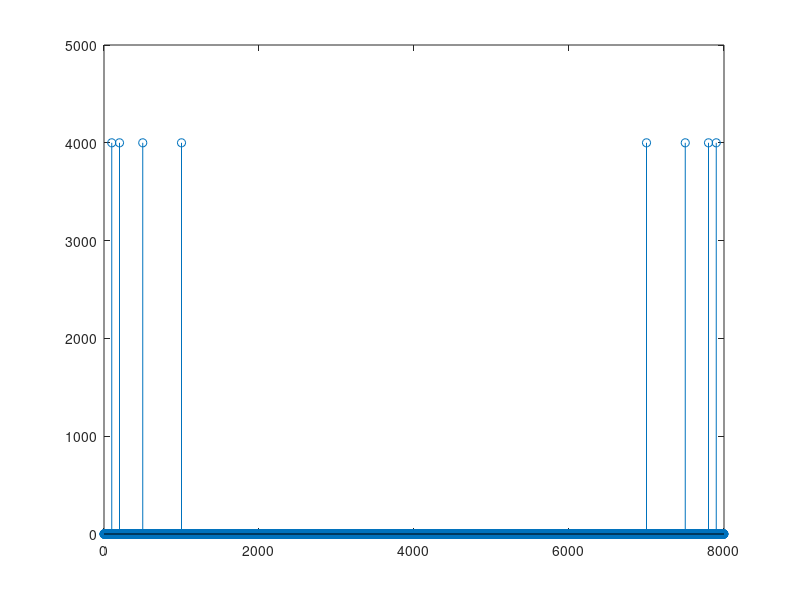

Write MATLAB code to recreate this figure. (Note: this script raises an error after producing the figure.)
t = 0:1/8000:1-1/8000;
x1= cos(2*pi*100*t);
x2= cos(2*pi*200*t);
x3= cos(2*pi*500*t);
x4= cos(2*pi*1000*t);
x = x1 + x2 + x3+x4;
X= fft(x);
stem(0:7999,abs(X))
help hemming

hemming not found.

Use the Help browser search field to search the documentation, or
type "help help" for help command options, such as help for methods.

x5 = [x1 x2 x3 x4];
spectrogram( x5,hamming(256),128,1024,8000)
x5 = [x x1 x2 x3 x4];
spectrogram( x5,hamming(256),128,1024,8000)

